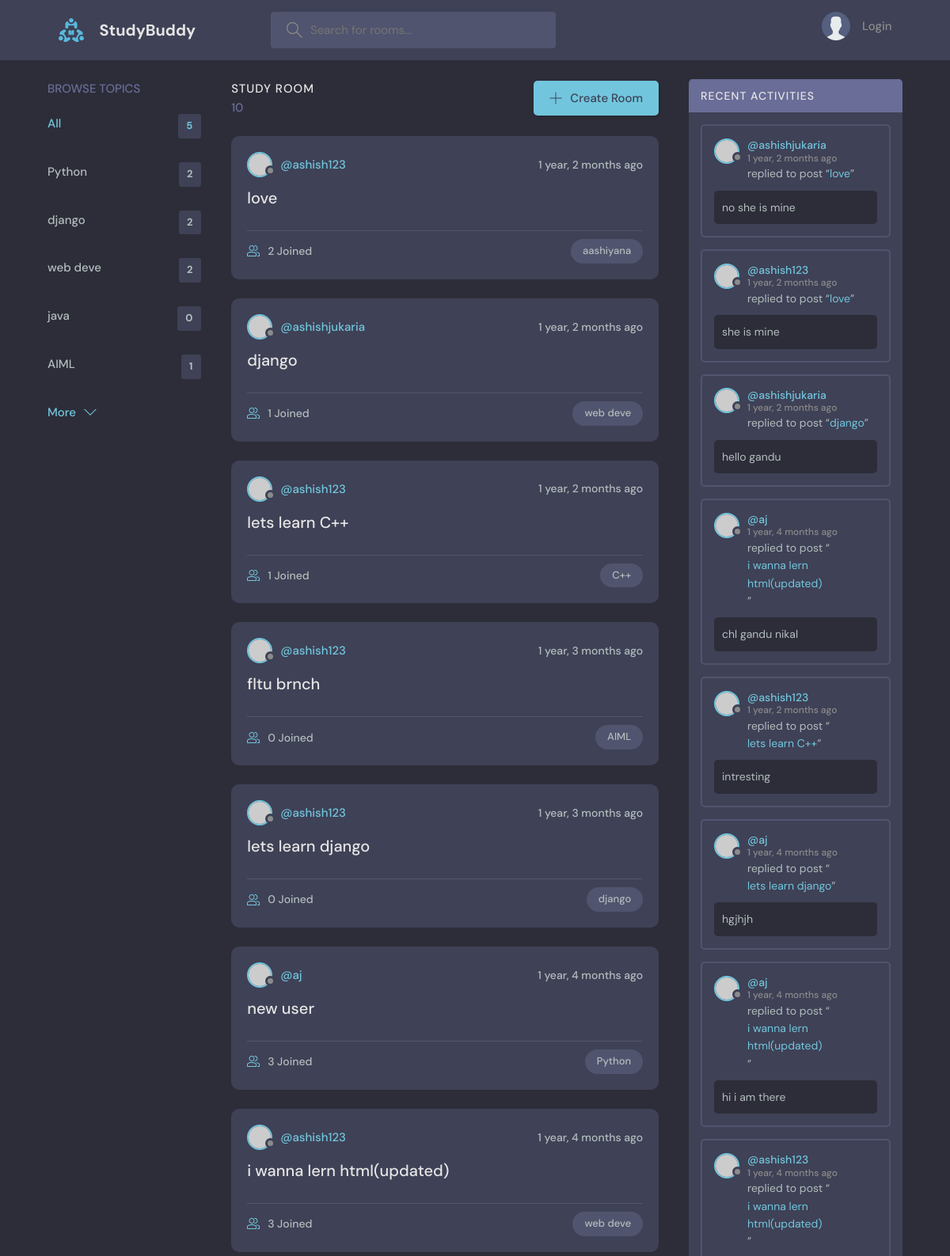
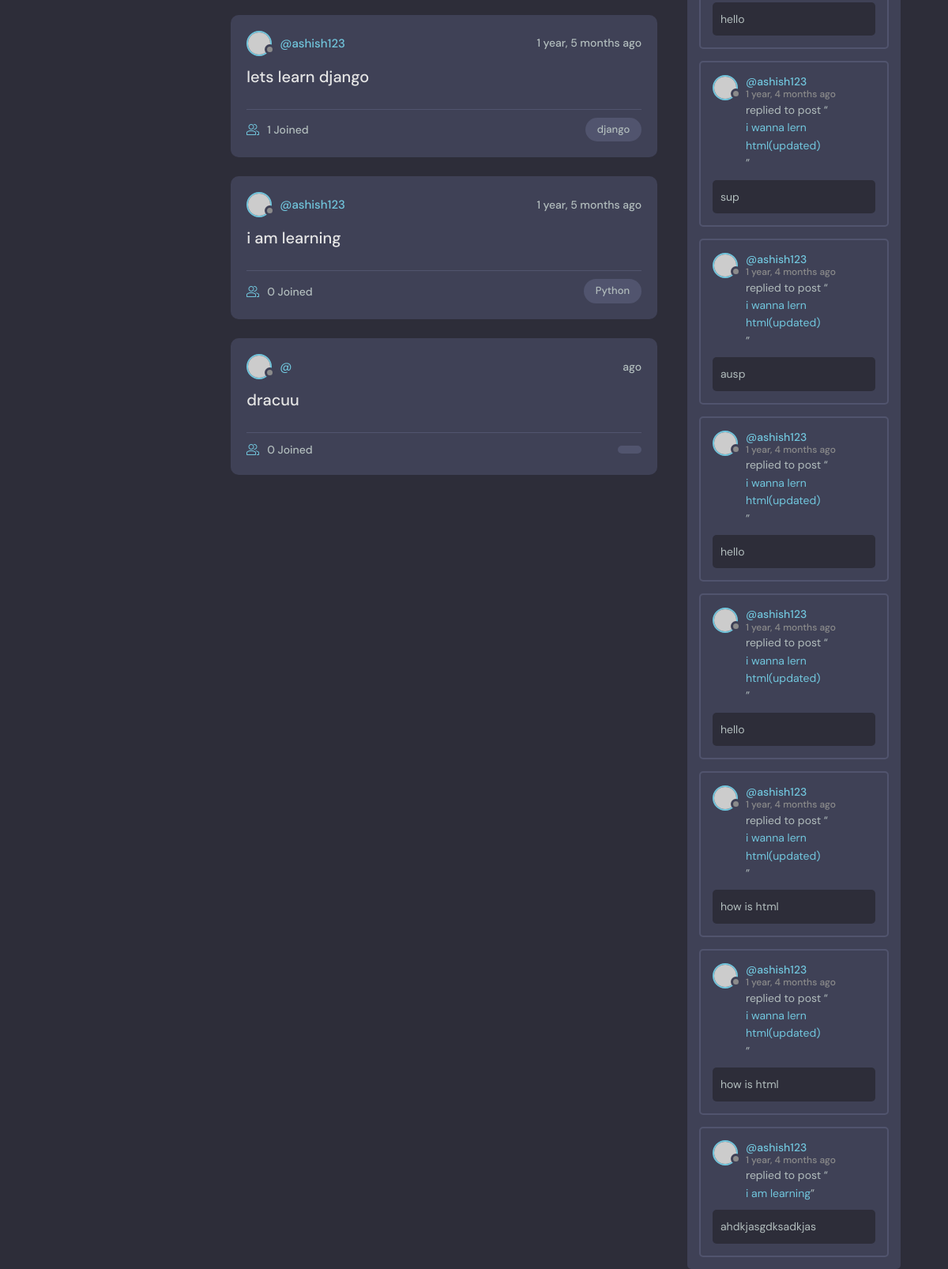
The page / on the database its author committed (2 pictures, top to bottom).
### base/models.py (models this page shows, shortened)
class Topic(models.Model):
    name=models.CharField(max_length=200)

class Room(models.Model):
    host =models.ForeignKey(User, on_delete=models.SET_NULL,null =True)
    name=models.CharField(max_length=200)
    topic=models.ForeignKey(Topic, on_delete=models.SET_NULL,null =True)
    participants =models.ManyToManyField(User,related_name='participants',blank=True)
    description = models.TextField(null=True, blank =True)
    updated = models.DateTimeField(auto_now =True)
    created = models.DateTimeField(auto_now_add=True)
    class Meta:
        ordering = ['-updated', '-created']
    def __str__(self):
        return self.name

class Message(models.Model):
     user = models.ForeignKey(User, on_delete=models.CASCADE, null=True)
     room = models.ForeignKey(Room, on_delete=models.CASCADE)
     body = models.TextField()
     updated = models.DateTimeField(auto_now =True)
     created = models.DateTimeField(auto_now_add=True)
     class Meta:
        ordering = ['-updated', '-created']

### base/views.py (the view)
# urls.py: path('',views.home,name='home'),
def home(request):
    q=request.GET.get('q') if request.GET.get('q')!=None else ''
    rooms =Room.objects.filter(
        Q(topic__name__icontains=q) | Q(name__icontains=q)|Q(description__icontains=q )
      )
    topics=Topic.objects.all()[0:5]
    room_count = rooms.count()
    room_messages =Message.objects.filter(Q(room__topic__name__icontains=q))
    context={'rooms':rooms,'topics':topics,'room_count':room_count,'room_messages':room_messages}
    return render(request, 'base/home.html',context)

### base/templates/base/home.html (shortened to what this page needs)
{% extends 'main.html'%}
{% block content %}
    <main class="layout layout--3">
      <div class="container">
        {% include 'base/topics_component.html'%}
        <div class="roomList">
          <div class="roomList__header">
            <div>
              <h2>Study Room</h2>
              <p>{{room_count}}</p>
            </div>
            <a class="btn btn--main" href="{% url 'create-room' %}">
              <svg version="1.1" xmlns="http://www.w3.org/2000/svg" width="32" height="32" viewBox="0 0 32 32">
                <title>add</title>
                <path
                  d="M16.943 0.943h-1.885v14.115h-14.115v1.885h14.115v14.115h1.885v-14.115h14.115v-1.885h-14.115v-14.115z"
                ></path>
              </svg>
              Create Room
            </a>
          </div>
        {% include 'base/feed_component.html' %}
        </div>
        {% include 'base/activity_component.html' %}
      </div>
    </main>
    {% endblock %}

### base/templates/base/topics_component.html
<div class="topics">
    <div class="topics__header">
      <h2>Browse Topics</h2>
    </div>
    <ul class="topics__list">
      <li>
        <a href="{% url 'home' %}" class="active">All <span>{{topics.count}}</span></a>
      </li>
      {% for topic in topics %}
      <li>
        <a href="{% url 'home' %}?q={{topic.name}}">{{topic.name}} <span>{{topic.room_set.all.count}}</span></a>
      </li>
      {% endfor %}
    </ul>
    <a class="btn btn--link" href="{% url 'topics' %}">
      More
      <svg version="1.1" xmlns="http://www.w3.org/2000/svg" width="32" height="32" viewBox="0 0 32 32">
        <title>chevron-down</title>
        <path d="M16 21l-13-13h-3l16 16 16-16h-3l-13 13z"></path>
      </svg>
    </a>
  </div>

### base/templates/base/feed_component.html (shortened to what this page needs)
{% for room in rooms %}
<div class="roomListRoom">
    <div class="roomListRoom__header">
      <a href="{% url 'user-profile' room.host.id %}" class="roomListRoom__author">
        <div class="avatar avatar--small">
          <img src="https://randomuser.me/api/portraits/women/11.jpg" />
        </div>
        <span>@{{room.host.username}}</span>
      </a>
      <div class="roomListRoom__actions">
        <span>{{room.created|timesince}} ago</span>
      </div>
    </div>
    <div class="roomListRoom__content">
      <a href="{% url 'room' room.id %}">{{room.name}}</a>
    </div>
    <div class="roomListRoom__meta">
      <a href="{% url 'room' room.id %}" class="roomListRoom__joined">
        {{room.participants.all.count}} Joined
      </a>
      <p class="roomListRoom__topic">{{room.topic.name}}</p>
    </div>
  </div>
  {% endfor %}

### base/templates/base/activity_component.html (shortened to what this page needs)
<div class="activities">
  <div class="activities__header">
    <h2>Recent Activities</h2>
  </div>
  {% for message in room_messages %}
  <div class="activities__box">
    <div class="activities__boxHeader roomListRoom__header">
      <a href="{% url 'user-profile' message.user.id %}" class="roomListRoom__author">
        <div class="avatar avatar--small">
          <img src="https://randomuser.me/api/portraits/women/11.jpg" />
        </div>
        <p>
          @{{message.user}}
          <span>{{message.created|timesince}} ago</span>
        </p>
      </a>
    </div>
    <div class="activities__boxContent">
      <p>replied to post “<a href="{% url 'room' message.room.id %}">{{message.room}}</a>”</p>
      <div class="activities__boxRoomContent">
      {{message.body}}
      </div>
    </div>
  </div>
  {% endfor %}
</div>

### rows shown on the page
Topic: name "Python", room_set.all.count "2"
Topic: name "django", room_set.all.count "2"
Topic: name "web deve", room_set.all.count "2"
Topic: name "java", room_set.all.count "0"
Topic: name "AIML", room_set.all.count "1"
Room: host.username "ashish123", created "1 year, 2 months", name "love", participants.all.count "2", topic.name "aashiyana"
Room: host.username "ashishjukaria", created "1 year, 2 months", name "django", participants.all.count "1", topic.name "web deve"
Room: host.username "ashish123", created "1 year, 2 months", name "lets learn C++", participants.all.count "1", topic.name "C++"
Room: host.username "ashish123", created "1 year, 3 months", name "fltu brnch", participants.all.count "0", topic.name "AIML"
Room: host.username "ashish123", created "1 year, 3 months", name "lets learn django", participants.all.count "0", topic.name "django"
Room: host.username "aj", created "1 year, 4 months", name "new user", participants.all.count "3", topic.name "Python"
Room: host.username "ashish123", created "1 year, 4 months", name "i wanna lern html(updated)", participants.all.count "3", topic.name "web deve"
Room: host.username "ashish123", created "1 year, 5 months", name "lets learn django", participants.all.count "1", topic.name "django"
Room: host.username "ashish123", created "1 year, 5 months", name "i am learning", participants.all.count "0", topic.name "Python"
Room: name "dracuu", participants.all.count "0"
Message: user "ashishjukaria", created "1 year, 2 months", room "love", body "no she is mine"
Message: user "ashish123", created "1 year, 2 months", room "love", body "she is mine"
Message: user "ashishjukaria", created "1 year, 2 months", room "django", body "hello gandu"
Message: user "aj", created "1 year, 4 months", room "i wanna lern html(updated)", body "chl gandu nikal"
Message: user "ashish123", created "1 year, 2 months", room "lets learn C++", body "intresting"
Message: user "aj", created "1 year, 4 months", room "lets learn django", body "hgjhjh"
Message: user "aj", created "1 year, 4 months", room "i wanna lern html(updated)", body "hi i am there"
Message: user "ashish123", created "1 year, 4 months", room "i wanna lern html(updated)", body "hello"
Message: user "ashish123", created "1 year, 4 months", room "i wanna lern html(updated)", body "sup"
Message: user "ashish123", created "1 year, 4 months", room "i wanna lern html(updated)", body "ausp"
Message: user "ashish123", created "1 year, 4 months", room "i wanna lern html(updated)", body "hello"
Message: user "ashish123", created "1 year, 4 months", room "i wanna lern html(updated)", body "hello"
Message: user "ashish123", created "1 year, 4 months", room "i wanna lern html(updated)", body "how is html"
Message: user "ashish123", created "1 year, 4 months", room "i wanna lern html(updated)", body "how is html"
Message: user "ashish123", created "1 year, 4 months", room "i am learning", body "ahdkjasgdksadkjas"

### other values the page prints
{{ topics.count }} "5"
{{ room_count }} "10"
